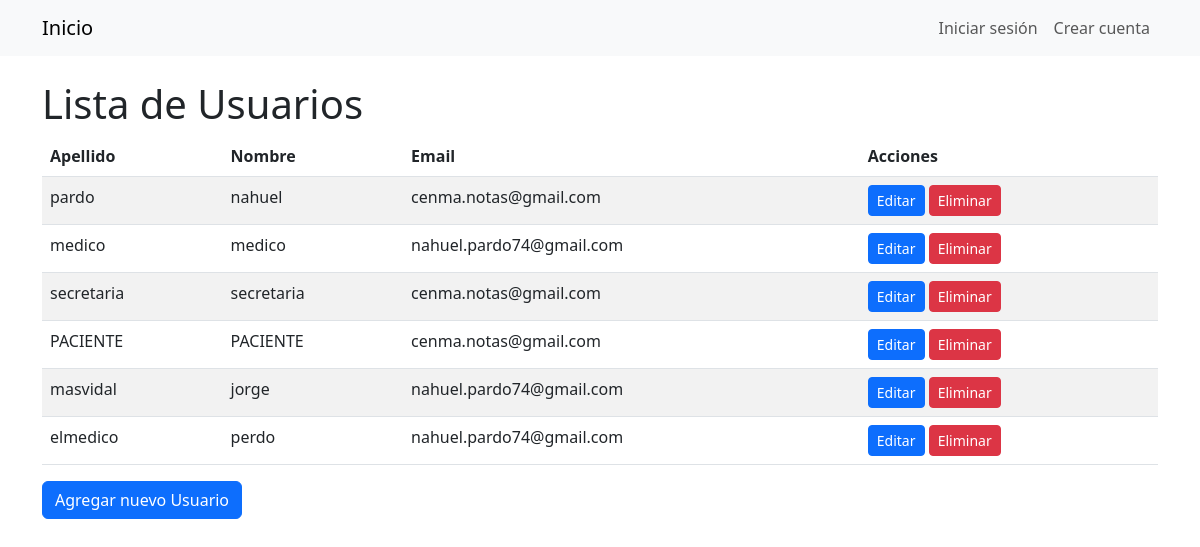
The app's page /usuarios/, older data.
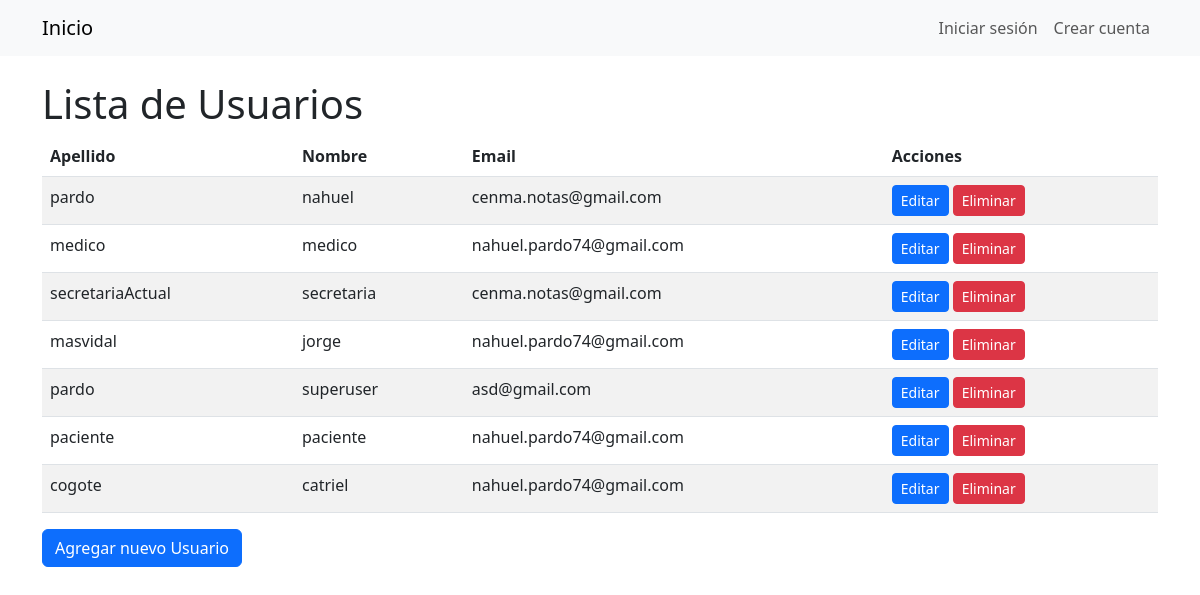
The same page, newer data.
### Gestion/models/usuario.py (models this page shows, shortened)
class Usuario(AbstractBaseUser):
    dni = models.IntegerField(unique=True)
    nombre = models.CharField(max_length=30)
    apellido = models.CharField(max_length=30)
    email = models.EmailField(max_length=60)
    telefono = models.CharField(max_length=12)
    is_active = models.BooleanField(default=True)
    is_staff = models.BooleanField(default=False)
    is_superuser = models.BooleanField(default=False)
    groups = models.ManyToManyField(
        Group,
        verbose_name='grupos',
        blank=True,
        help_text='Los grupos a los que pertenece el usuario.',
        related_name='user_set'
    )
    user_permissions = models.ManyToManyField(
        Permission,
        verbose_name='permisos',
        blank=True,
        help_text='Permisos específicos para este usuario.',
        related_name='user_set'
    )
    USERNAME_FIELD = 'dni'
    REQUIRED_FIELDS = ['nombre', 'apellido', 'email', 'telefono']
    objects = UsuarioManager()

### Gestion/views.py (the view)
# urls.py: path('usuarios/', views.UsuarioListView.as_view(), name='usuario_list'),
class UsuarioListView(generic.ListView):
    model = Usuario
    template_name = 'usuario/usuario_list.html'

### Gestion/templates/usuario/usuario_list.html
{% extends 'base.html' %}
{% block content %}
  <h1>Lista de Usuarios</h1>
  <table class="table table-striped">
    <thead>
      <tr>
        <th scope="col">Apellido</th>
        <th scope="col">Nombre</th>
        <th scope="col">Email</th>
        <th scope="col">Acciones</th>
      </tr>
    </thead>
    <tbody>
      {% for usuario in object_list %}
        <tr>
          <td>{{ usuario.apellido }}</td>
          <td>{{ usuario.nombre }}</td>
          <td>{{ usuario.email }}</td>
          <td>
            <a href="{% url 'usuario_update' usuario.pk %}" class="btn btn-sm btn-primary">Editar</a>
            <a href="{% url 'usuario_delete' usuario.pk %}" class="btn btn-sm btn-danger">Eliminar</a>
          </td>
        </tr>
      {% endfor %}
    </tbody>
  </table>
  <a href="{% url 'usuario_create' %}" class="btn btn-primary">Agregar nuevo Usuario</a>
{% endblock %}

Row changes from the older to the newer data that the page shows:
removed Usuario: apellido "PACIENTE", nombre "PACIENTE", email "cenma.notas@gmail.com"
removed Usuario: apellido "elmedico", nombre "perdo", email "nahuel.pardo74@gmail.com"
changed Usuario "secretaria": apellido "secretaria" → "secretariaActual"
added Usuario: apellido "pardo", nombre "superuser", email "asd@gmail.com"
added Usuario: apellido "paciente", nombre "paciente", email "nahuel.pardo74@gmail.com"
added Usuario: apellido "cogote", nombre "catriel", email "nahuel.pardo74@gmail.com"
